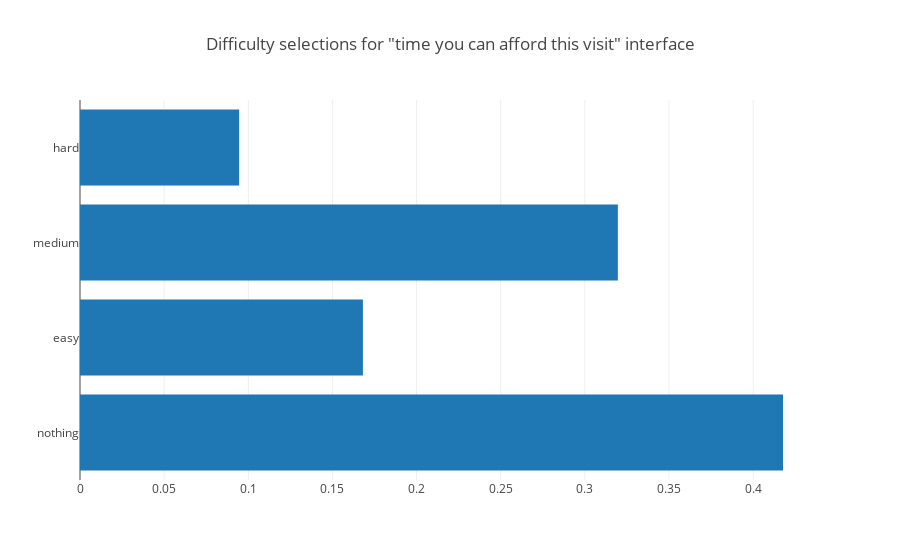

The notebook cell this image was saved under:
### Code cell
plotdict(get_choose_difficulty_counts_for_user_list_user_normalized(difficulty_interface_to_users['time_afford']), 'Difficulty selections for "time you can afford this visit" interface')

### Figure 1 — Plotly figure (JSON) as saved in the notebook; plotly's stock layout.template omitted (floating-point values rounded to 4 significant figures)
{"data": [{"orientation": "h", "type": "bar", "uid": "84ef9d2c-c4b2-42c5-b380-3018df00cd9c", "x": [0.4177, 0.1681, 0.3196, 0.09458], "y": ["nothing", "easy", "medium", "hard"]}], "layout": {"title": {"text": "Difficulty selections for \"time you can afford this visit\" interface"}}}
